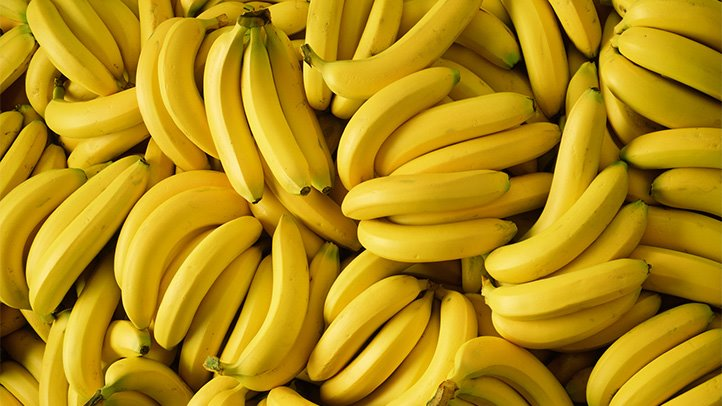
//> input picture data/img/bananes.jpg, 722 x 406 px
$ ./TP1 ../../../data/img/bananes.jpg   (built with g++ and OpenCV 4)
//> lines starting //> are read from the running program, lines starting //| are printed output that depends on the picture
/*
*   GHANDOURI F閞as - 11601442
*   M2 ID3D - 2021/2022
*
*
*   Implemented :
*   Convolution
*   Bi-directional gradient (Amplitude + direction)
*   Multi-directional gradient (Amplitude + direction)
*
*   Global threshold
*   Local threshold
*   Hysteresis threshold
*   Non-max suppression
*/

#include <opencv2/core.hpp>
#include <opencv2/imgcodecs.hpp>
#include <opencv2/highgui.hpp>
#include "opencv2/imgproc/imgproc.hpp"
#include <opencv2/opencv.hpp>

#include <chrono>
#include <iostream>
#include <algorithm>

#include <stdio.h>

#include <stdarg.h>

struct WinProps
{
    WinProps(const std::string& name, const cv::Size& size)
        : m_Name(name), m_Size(size)
    {}
    const std::string& name() { return m_Name;  }
    const cv::Size& size() { return m_Size;  }
    std::string m_Name;
    cv::Size m_Size;
};

namespace ImIO
{
    cv::Mat readImg(const std::string& filename)
    {
        cv::Mat img = cv::imread(filename);

        assert( !img.empty(), ("Could not read image" ) );

        return img;
    }

}

namespace ImOp
{
    double conv(const cv::Mat& image, const cv::Mat& filter, const cv::Point& pixel)
    {
        int half = floor(filter.rows / 2);
        double value = 0.0;
        for (int x = -half; x <= half; ++x)
        {
            for (int y = -half; y <= half; ++y)
            {
                value += image.at<double>(pixel.x + x, pixel.y + y) * filter.at<double>(x + half, y + half);
            }
        }

        return value;

        // amplitude
        // orientation/pente du gradient = theta arctan(grad(y)/grad(x))
    }

    template<typename T>
    T amplitude(const T& x,  const T& y) { return sqrt( (x*x) + (y*y) ); }

    template<typename T>
    T direction(const T& x,  const T& y) { return cvFastArctan(y, x); }

    /// <summary>
    /// Apply a convolution filter of an input image
    /// </summary>
    /// <param name="srcImg"></param>
    /// <param name="filter"></param>
    /// <param name="OutputIsImage"></param>
    /// <returns></returns>
    cv::Mat conv2d(cv::Mat& srcImg, const cv::Mat& filter, bool OutputIsImage)
    {
        cv::Mat outImg(srcImg.rows, srcImg.cols, CV_64F);

        if (srcImg.channels() > 1)
        {
            cv::cvtColor(srcImg, srcImg, cv::COLOR_BGR2GRAY);
        }

        if (srcImg.type() != CV_64F)
        {
            srcImg.convertTo(srcImg, CV_64F);
        }

        // Actual convolution
        const int filterHalf = floor(filter.cols / 2);

        // Perform convolution and measure time
        auto start = std::chrono::high_resolution_clock::now();
        for (int x = filterHalf; x < srcImg.rows - filterHalf; ++x)
        {
            for (int y = filterHalf; y < srcImg.cols - filterHalf; ++y)
            {
                if (OutputIsImage)
                {
                    outImg.at<double>(x, y) = conv(srcImg, filter, cv::Point(x, y)); // value is in [0;255] range
                }
                else
                {
                    outImg.at<double>(x, y) = conv(srcImg, filter, cv::Point(x, y)) / 255; // normalize value to be in [0;1] range
                }
            }
        }
        auto end = std::chrono::high_resolution_clock::now();

        auto duration = std::chrono::duration_cast<std::chrono::milliseconds> (end - start);

        std::cout << "Image dimensions : " << srcImg.cols << "x" << srcImg.rows << " \n";
        std::cout << "Convolution duration : " << duration.count() << " ms. \n";

        if(OutputIsImage)
        {
            outImg.convertTo(outImg, CV_8UC1);
        }

        return outImg;
    }

    cv::Mat computeAmplitudeGradient(cv::Mat& G, char dir)
    {
        // Single direction
        cv::Mat out(G.rows, G.cols, CV_64F);
        G.convertTo(G, CV_64F);

        assert((dir == 'X') || (dir == 'Y'));
        for (int x = 0; x < G.rows; ++x)
        {
            for (int y = 0; y < G.cols; ++y)
            {
                if (dir == 'X')
                {
                    out.at<double>(x, y) = amplitude(G.at<double>(x, y), 0.0);
                }
                else
                {
                    out.at<double>(x, y) = amplitude(0.0, G.at<double>(x, y));
                }
            }
        }

        return out;
    }

    cv::Mat computeGradientDirection(cv::Mat& Gx, cv::Mat& Gy)
    {
        cv::Mat out(Gx.rows, Gx.cols, CV_64F);
        Gx.convertTo(Gx, CV_64F);
        Gy.convertTo(Gy, CV_64F);
        for (int x = 0; x < Gx.rows; ++x)
        {
            for (int y = 0; y < Gx.cols; ++y)
            {
                if (Gx.at<double>(x, y) < 0)
                {
                    out.at<double>(x, y) = -direction(Gx.at<double>(x, y), Gy.at<double>(x, y));
                }
                else
                {
                    out.at<double>(x, y) = direction(Gx.at<double>(x, y), Gy.at<double>(x, y));
                }
            }
        }

        return out;
    }

    // [15 lines left out: function computeGradientDirectionMD, not called in this run]

    cv::Mat computeAmplitudeGBD(cv::Mat& Gx, cv::Mat& Gy)
    {
        cv::Mat out(Gx.rows, Gx.cols, CV_64F);
        Gx.convertTo(Gx, CV_64F);
        Gy.convertTo(Gy, CV_64F);
        for(int x = 0; x < Gx.rows; ++x)
        {
            for(int y = 0; y < Gx.cols; ++y)
            {
                out.at<double>(x, y) = amplitude(Gx.at<double>(x, y), Gy.at<double>(x, y));
            }
        }

        return out;
    }

    cv::Mat computeAmplitudeGMD(cv::Mat& Gx, cv::Mat& Gy, cv::Mat& G_NW, cv::Mat& G_NE)
    {
        // Module of multi directional gradient
        // G_NW : gradient in the north-west direction, 3pi/4
        // G_NE : gradient in the north-east direction, pi/4

        cv::Mat out(Gx.rows, Gx.cols, CV_64F);
        Gx.convertTo(Gx, CV_64F);
        Gy.convertTo(Gy, CV_64F);
        G_NW.convertTo(Gx, CV_64F);
        G_NE.convertTo(Gy, CV_64F);


        for (int x = 0; x < Gx.rows; ++x)
        {
            for (int y = 0; y < Gx.cols; ++y)
            {
                out.at<double>(x, y) = std::max({ Gx.at<double>(x, y), Gy.at<double>(x, y),
                                                  G_NW.at<double>(x, y), G_NE.at<double>(x, y)});
            }
        }

        return out;
    }

    /// <summary>
    /// Applies a global threshold to an image based on the value of the gradient at each pixel
    /// </summary>
    /// <param name="imAmplitude"> Matrix containing the amplitude of a the gradient for each pixel </param>
    /// <param name="threshold"> Arbitrary value </param>
    /// <returns> Image with a local threshold applied </returns>
    cv::Mat globalThreshold(const cv::Mat& imAmplitude, double threshold)
    {
        // Return an image
        cv::Mat outImg(imAmplitude.rows, imAmplitude.cols, CV_8UC1);

        for(int x = 0; x < imAmplitude.rows; ++x)
        {
            for(int y = 0; y < imAmplitude.cols; ++y)
            {
                const double& value = imAmplitude.at<double>(x, y);
                unsigned char &grayValue = outImg.at<uchar>(x, y);
                if(value < threshold)
                {
                    grayValue = 0;
                }
                else
                {
                    grayValue = 255;
                }
            }

        }

        return outImg;
    }

    /// <summary>
    /// Applies a local threshold to an image based on the mean of the gradients in the neighborhood of a pixel
    /// </summary>
    /// <param name="imAmplitude"> Matrix containing the amplitude of a the gradient for each pixel </param>
    /// <param name="filterDimension"> Size of the neighborhood to compute the local threshold </param>
    /// <returns> Image with a global threshold applied </returns>
    cv::Mat localThreshold(const cv::Mat& gradientAmp, const cv::Size& filterDimension)
    {
        // Filter dimensions define the extent of the neighborhood
        // to compute a local threshold

        cv::Mat outImg(gradientAmp.rows, gradientAmp.cols, CV_8UC1);
        cv::Mat meanFilter(filterDimension, CV_64F);
        meanFilter = 1.0 / (filterDimension.height * filterDimension.width) ;

        const int filterHalf = floor(filterDimension.width / 2);

        for (int x = filterHalf; x < gradientAmp.rows - filterHalf; ++x)
        {
            for (int y = filterHalf; y < gradientAmp.cols - filterHalf; ++y)
            {
                const double& value      = gradientAmp.at<double>(x, y);
                double localMean         = conv(gradientAmp, meanFilter, cv::Point(x, y));
                unsigned char& grayValue = outImg.at<uchar>(x, y);

                if (value < localMean)
                {
                    grayValue = 0;
                }
                else
                {
                    grayValue = 255;
                }
            }

        }

        return outImg;
    }


    cv::Mat hysteresisThreshold(const cv::Mat& gradientAmp, cv::Size neighbordhoodSize, double sh, double factor)
    {
        assert(factor <= 1.0, ("Low threshold is higher than high threshold"));
        // Relation between low and high threshold
        double sb = factor * sh;


        cv::Mat outImg = cv::Mat(gradientAmp.size(), CV_8UC1);
        cv::Mat neighborhood(neighbordhoodSize, CV_64F);
        int half = floor(neighbordhoodSize.width / 2);
        for (int x = half; x < outImg.rows - half; ++x)
        {
            for (int y = half; y < outImg.cols - half; ++y)
            {
                if (gradientAmp.at<double>(x, y) < sb)
                {
                    outImg.at<uchar>(x, y) = 0;
                }
                else if (gradientAmp.at<double>(x, y)  > sh)
                {
                    outImg.at<uchar>(x, y) = 255;
                }
                else
                {
                    // Check neighbors of pixels having an amplitude between sb and sh
                    bool notfound = true;
                    for (int fx = -half; fx <= half; ++fx)
                    {
                        for (int fy = -half; fy <= half; ++fy)
                        {
                            if (gradientAmp.at<double>(x + fx, y + fy)  > sh)
                            {
                                outImg.at<uchar>(x + fx, y + fy) = 255;
                                notfound = false;
                            }
                            else
                            {
                                outImg.at<uchar>(x, y) = 0;
                            }
                            if (!notfound) break;
                        }
                        if (!notfound) break;
                    }
                }
            }
        }

        return outImg;
    }


    // Non-max suppression
    cv::Mat affinage(const cv::Mat& gradientAmp, const cv::Mat& gradientDir)
    {
        cv::Mat outImg = cv::Mat(gradientAmp.size(), CV_64F);

        for (int x = 1; x < outImg.rows - 1; ++x)
        {
            for (int y = 1; y < outImg.cols - 1; ++y)
            {
                double angle = gradientDir.at<double>(x, y);
                if (angle < 0) angle += 180.0;
                double q = 1.0;
                double r = 1.0;

                // select the neighbors in the direction of gradient
                if ((0 <= angle && angle < 22.5) || (157.5 <= angle && angle <= 180))
                {
                    q = gradientAmp.at<double>(x, y + 1);
                    r = gradientAmp.at<double>(x, y - 1);
                }
                else if (22.5 <= angle && angle < 67.5)
                {
                    q = gradientAmp.at<double>(x + 1, y - 1);
                    r = gradientAmp.at<double>(x - 1, y + 1);
                }
                else if (67.5 <= angle && angle < 112.5)
                {
                    q = gradientAmp.at<double>(x + 1, y);
                    r = gradientAmp.at<double>(x - 1, y);
                }
                else if (112.5 <= angle && angle < 157.5)
                {
                    q = gradientAmp.at<double>(x - 1, y - 1);
                    r = gradientAmp.at<double>(x + 1, y + 1);
                }


                // check if central pixel is local max
                double centralVal = gradientAmp.at<double>(x, y)  ;
                if (centralVal >= q && centralVal >= r)
                {
                    outImg.at<double>(x, y) = centralVal ;
                }
                else
                {
                    outImg.at<double>(x, y) = 0.0;
                }

            }

        }


        return outImg;
    }


}

int main(int argc, char* argv[])
{
    // Read file
    if (argc < 2)
    {
        std::cerr << "Usage : " << argv[0] << " g | t <image.format> ." << std::endl;
    }
    else
    {
        // Initialize window
        WinProps resultWindow("Result", { 800, 600 });
        cv::namedWindow(resultWindow.name());

        // Read source image
        cv::Mat img = ImIO::readImg(argv[1]);
//> in readImg, img is the input picture: 406 rows x 722 cols, CV_8UC3; mean B, G, R 19.7, 141.1, 178.7
//> (in readImg, `assert( !img.empty(), ("Could not read image" ) );` was passed over: a library is not available in this run)
        cv::Mat orig;
        img.copyTo(orig);
        // 3x3 directional filters

        cv::Mat gradientX = (cv::Mat_<double>(3, 3) << /* R0 */ -1.0, 0.0, 1.0,   /* R1 */ -1.0, 0.0, 1.0,  /* R2 */-1.0, 0.0, 1.0) * 1.0 / 3.0;
        cv::Mat gradientY = (cv::Mat_<double>(3, 3) << /* R0 */-1.0, -1.0, -1.0,   /* R1 */ 0.0, 0.0, 0.0,  /* R2 */  1.0, 1.0, 1.0) * 1.0 / 3.0;
        cv::Mat gradientNE = (cv::Mat_<double>(3, 3) << /* R0 */ 1.0, 1.0, 0.0,   /* R1 */ 1.0, 0.0, -1.0,  /* R2 */ 0.0, -1.0, -1.0) * 1.0 / 3.0;
        cv::Mat gradientNW = (cv::Mat_<double>(3, 3) << /* R0 */ 0.0, 1.0, 1.0,   /* R1 */-1.0, 0.0, 1.0,  /* R2 */ -1.0, -1.0, 0.0) * 1.0 / 3.0;

        cv::Mat sobel = (cv::Mat_<double>(3, 3) << /* R0 */ -1.0, 0.0, 1.0, /* R1 */ -2.0, 0.0, 2.0,  /* R2 */ -1.0, 0.0, 1.0) * 1.0 / 4.0;
        cv::Mat kirsch4 = (cv::Mat_<double>(3, 3) << /* R0 */ -3.0, -3.0, -3.0, /* R1 */ 5.0, 0.0, -3.0, /* R2 */ 5.0, 5.0, -3.0) * 1.0 / 15.0;

        // Apply convolution
        cv::Mat outGradientX  = ImOp::conv2d(img, gradientX, false);
//| Image dimensions : 722x406
        cv::Mat outGradientY  = ImOp::conv2d(img, gradientY, false);
//| Image dimensions : 722x406
        cv::Mat outGradientNW = ImOp::conv2d(img, gradientNW, false); // north west direction, pi/4
//| Image dimensions : 722x406
        cv::Mat outGradientNE = ImOp::conv2d(img, gradientNE, false); // north west direction, 3pi/4
//| Image dimensions : 722x406

        cv::Mat outSobel   = ImOp::conv2d(img, sobel, true);
//| Image dimensions : 722x406
        cv::Mat outKirsch4 = ImOp::conv2d(img, kirsch4, false);
//> after the loop in conv2d (call 6), `for (int x = filterHalf; x < srcImg.rows - filterHalf; ++x)`:
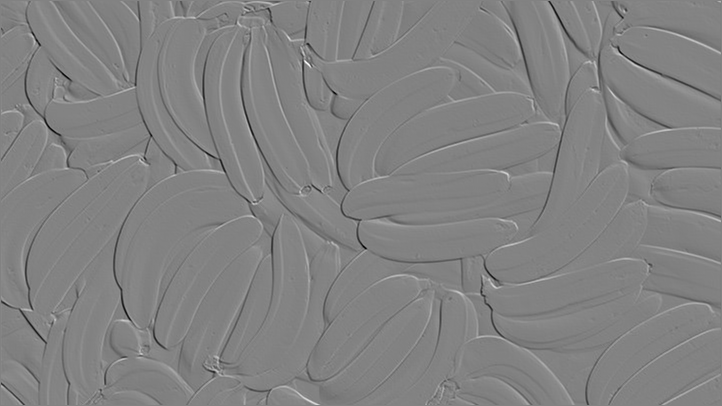
//> outImg: 406 rows x 722 cols, CV_64FC1; min -0.7, max 0.669, mean -2.02e-05; drawn with min black and max white
//| Image dimensions : 722x406


        // Threshold
        cv::Mat amplitudeGradientX        = ImOp::computeAmplitudeGradient(outGradientX, 'X');
        cv::Mat amplitudeGradientY        = ImOp::computeAmplitudeGradient(outGradientY, 'Y');
        cv::Mat amplitudeBiDirectional    = ImOp::computeAmplitudeGBD(outGradientX, outGradientY);
        cv::Mat amplitudeMultiDirectional = ImOp::computeAmplitudeGMD(outGradientX, outGradientY, outGradientNW, outGradientNE);
//> after the loop in computeAmplitudeGMD, `for (int x = 0; x < Gx.rows; ++x)`:
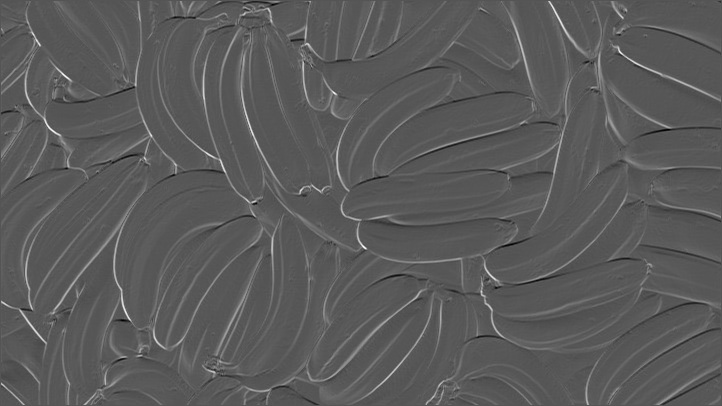
//> out: 406 rows x 722 cols, CV_64FC1; min -0.418, max 0.825, mean 0.0255; drawn with min black and max white


        cv::Mat outGlobalThreshold = ImOp::globalThreshold(amplitudeBiDirectional, 0.1);
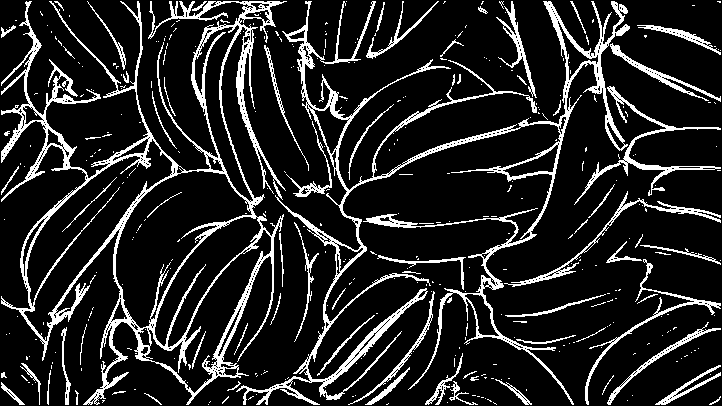
//> outGlobalThreshold: 406 rows x 722 cols, CV_8UC1; 14.2% white in thin lines or dots
        cv::Mat outLocalThreshold  = ImOp::localThreshold(amplitudeBiDirectional, cv::Size(11, 11));
//> in localThreshold, `const int filterHalf = floor(filterDimension.width / 2);`: filterHalf = 5
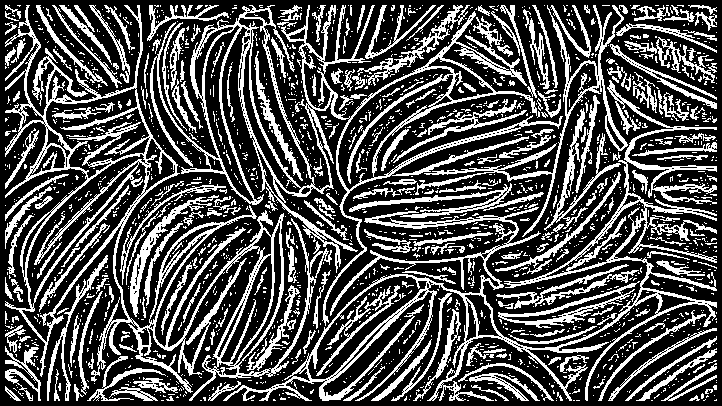
//> outLocalThreshold: 406 rows x 722 cols, CV_8UC1; 31.5% white in thin lines or dots
        cv::Mat outHysteresis      = ImOp::hysteresisThreshold(amplitudeBiDirectional, cv::Size(3, 3), 0.13, 0.5);
//> (in hysteresisThreshold, `assert(factor <= 1.0, ("Low threshold is higher than high threshold"));` was passed over: a library is not available in this run)
//> in hysteresisThreshold, `cv::Mat neighborhood(neighbordhoodSize, CV_64F);`: neighborhood = [[0, 0, 0], [0, 0, 0], [0, 0, 0]]
//> in hysteresisThreshold, `int half = floor(neighbordhoodSize.width / 2);`: half = 1

        // Optional : concatenate results into a single mat
        // Filters
        std::vector<cv::Mat> outMats{ outGradientX, outSobel, outKirsch4, outGradientY };
        // Gradient amplitude values
        std::vector<cv::Mat> outGradients{ amplitudeGradientX, amplitudeGradientY, amplitudeBiDirectional, amplitudeMultiDirectional };

        // Affinage
        cv::Mat directionBiDirectional = ImOp::computeGradientDirection(outGradientX, outGradientY);
//> after the loop in computeGradientDirection, `for (int x = 0; x < Gx.rows; ++x)`:
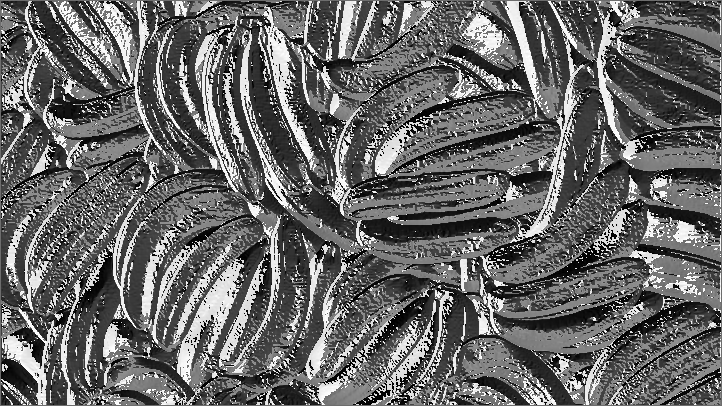
//> out: 406 rows x 722 cols, CV_64FC1; min -270, max 360, mean -15.8; drawn with min black and max white
        cv::Mat affin = ImOp::affinage(amplitudeBiDirectional, directionBiDirectional);
        cv::Mat affinThresh = ImOp::hysteresisThreshold(affin, cv::Size(3, 3), 0.13, 0.5);
//> call 2 of hysteresisThreshold, with neighbordhoodSize = Size(3, 3), sh = 0.13, factor = 0.5
//> after the loop in hysteresisThreshold (call 2), `for (int x = half; x < outImg.rows - half; ++x)`:
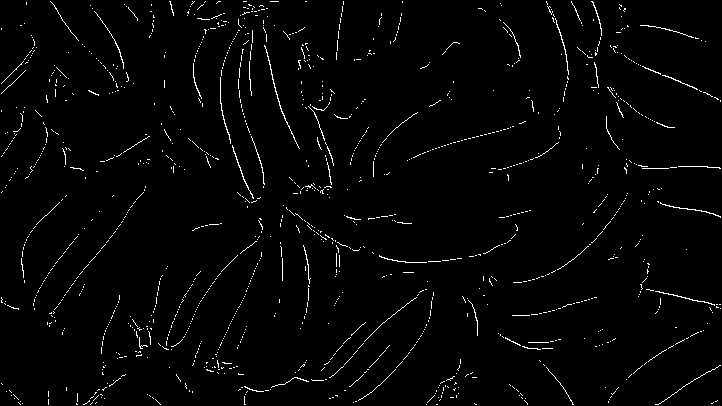
//> outImg: 406 rows x 722 cols, CV_8UC1; 2% white in thin lines or dots

        // Thresholding
        std::vector<cv::Mat> outThresholds{ outGlobalThreshold, outLocalThreshold, outHysteresis, affinThresh };

        cv::Mat outGradientsConcat;
        cv::hconcat(outGradients, outGradientsConcat);

        cv::Mat outThresholdsConcat;
        cv::hconcat(outThresholds, outThresholdsConcat);
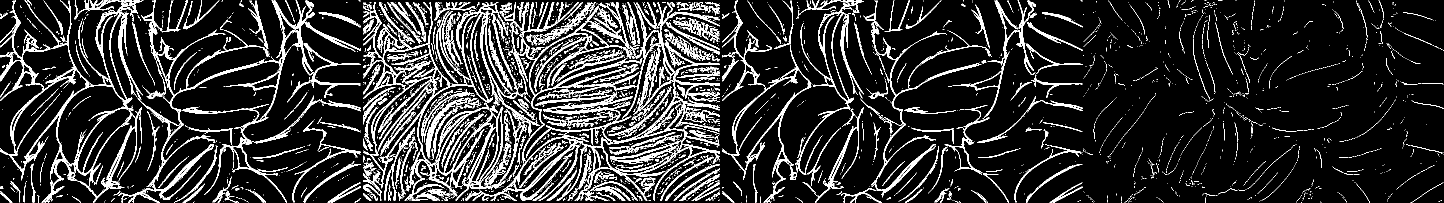
//> outThresholdsConcat: 406 rows x 2888 cols, CV_8UC1 (shown at 1/2 size); 14.5% white in thin lines or dots

        // Display original image
        imshow("Source Image", orig);

        // Display result

        imshow("Amplitude Gradient X", amplitudeGradientX);
        imshow("Amplitude Gradient Y", amplitudeGradientY);
        imshow("Amplitude Bidirectional", amplitudeBiDirectional);
        imshow("Amplitude Multi-directional", amplitudeMultiDirectional);

        imshow("Global thresholding", outGlobalThreshold);
        imshow("Local Thresholding", outLocalThreshold);
        imshow("Hysteresis Thresholding", outHysteresis);
        imshow("Non-max suppression + Hysteresis", affinThresh);

        //imshow("Thresholds [Global ; Local; Hysteresis ; Non-Max Suppression + Hysteresis]", outThresholdsConcat);

        // Wait for a keystroke before terminating
        int key = cv::waitKey(0);
//> the space key is pressed
    }


    return 0;
}


// Links
// https://fr.wikipedia.org/wiki/Filtre_de_Prewitt
